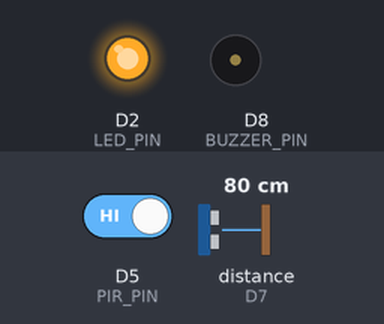
This sketch was run on a simulated ESP8266 (NodeMCU). Parts: output pins drawn as LEDs (lit = HIGH), buzzer (waves = sounding, pin HIGH). Wiring (inferred from the names in the program): ultrasonic range finder: trigger D6; echo D7. Inputs (shaded band) come from the test bench; at power-on: distance to the obstacle (sensor on D7) 80 cm, D5 (PIR_PIN) HIGH. The echo pulse lasts 58.3 µs per cm; WiFi joins after 1.5 s; servers stay silent unless stated; uploads are accepted with an empty reply; pins used as bus, display or sensor lines are not drawn; what the sketch prints to the serial monitor is not drawn.

Above: at 2.9 s.
3.0 s: distance to the obstacle (sensor on D7) set to 64 cm
5.7 s: distance to the obstacle (sensor on D7) set to 56 cm
At 7.6 s:
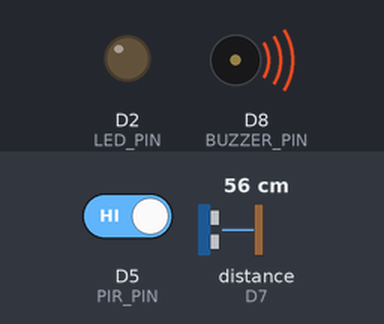
9.2 s: distance to the obstacle (sensor on D7) set to 120 cm
At 10.1 s:
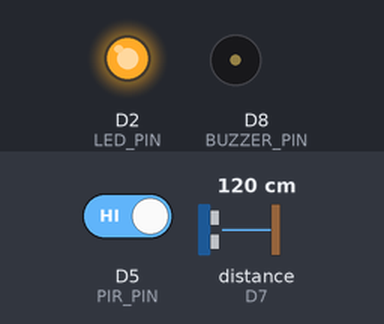
11.9 s: distance to the obstacle (sensor on D7) set to 2 cm
At 12.15 s:
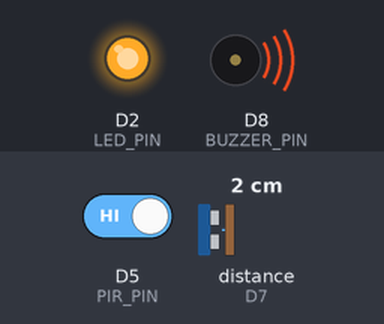
Timing chart, 0 to 16.4 s (numbered marks = the images above; inputs shaded):
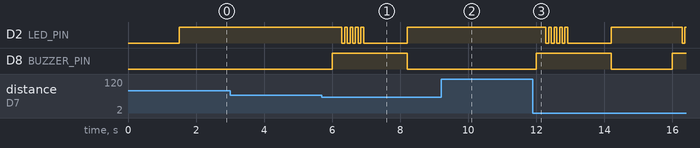

Measured:
- the behaviour switches between 61 and 60 cm on distance to the obstacle (sensor on D7) (found by bisection; images 0 and 1)
- after the input at 3.0 s, every drawn part: stays the same
- after the input at 5.7 s, D2 (LED_PIN): goes 4 × (LOW 0.08 s, HIGH 0.08 s), LOW 1.3 s, then HIGH, starting after 0.59 s; D8 (BUZZER_PIN): LOW → HIGH after 0.31 s, → LOW 2.2 s later
- after the input at 9.2 s, D2 (LED_PIN): stops changing and stays HIGH; D8 (BUZZER_PIN): stays LOW (without the input it goes to HIGH after 0.81 s)
- after the input at 11.9 s, D2 (LED_PIN): goes 4 × (LOW 0.08 s, HIGH 0.08 s), LOW 1.3 s, HIGH 2.1 s, LOW 0.08 s, then HIGH, starting after 0.38 s; D8 (BUZZER_PIN): LOW → HIGH after 0.10 s, → LOW 2.2 s later, → HIGH 1.8 s later

The sketch:

intrusense-firmware.ino
```cpp
/**
 * IntruSense Firmware
 * ESP8266 + PIR sensor + HC-SR04 ultrasonic module + buzzer + status LED
 *
 * LED behaviour:
 *   Solid ON   → Connected and idle
 *   Blinking   → Intrusion alert (unified with buzzer)
 *
 * Armed state:
 *   Polled from backend every SETTINGS_INTERVAL_MS.
 *   Local alert only fires when armed.
 *   Explicitly set to true when settings endpoint is unreachable (fail-safe).
 */

#include <ESP8266WiFi.h>
#include <ESP8266HTTPClient.h>
#include <WiFiClientSecure.h>
#include <ArduinoJson.h>
#include "config.h"

// ── Runtime state ─────────────────────────────────────────────────────────────
static bool          armed              = true;
static unsigned long lastReadingPollAt  = 0;
static unsigned long lastSettingsPollAt = 0;

static struct {
  bool          active      = false;
  unsigned long startedAt   = 0;
  unsigned long lastBlinkAt = 0;
  bool          ledState    = false;
  int           blinksLeft  = 0;
} alert;

// ── WiFi ──────────────────────────────────────────────────────────────────────
void connectWifi() {
  if (WiFi.status() == WL_CONNECTED) return;

  Serial.printf("\n[WiFi] Connecting to %s", WIFI_SSID);
  WiFi.begin(WIFI_SSID, WIFI_PASSWORD);

  for (int i = 0; i < WIFI_RETRY_LIMIT && WiFi.status() != WL_CONNECTED; i++) {
    delay(500);
    Serial.print(".");
  }

  bool connected = WiFi.status() == WL_CONNECTED;
  Serial.println(connected
    ? "\n[WiFi] Connected — IP: " + WiFi.localIP().toString()
    : "\n[WiFi] Failed. Will retry next cycle.");

  digitalWrite(LED_PIN, connected ? HIGH : LOW);
}

// ── Sensors ───────────────────────────────────────────────────────────────────
int readMotion() {
  return digitalRead(PIR_PIN);
}

float readDistanceCm() {
  digitalWrite(TRIG_PIN, LOW);
  delayMicroseconds(4);
  digitalWrite(TRIG_PIN, HIGH);
  delayMicroseconds(10);
  digitalWrite(TRIG_PIN, LOW);

  long duration = pulseIn(ECHO_PIN, HIGH, 30000); // 30 ms timeout
  return (duration == 0) ? 999.0f : (duration * 0.034f / 2.0f);
}

// ── Settings ──────────────────────────────────────────────────────────────────
void fetchSettings() {
  if (WiFi.status() != WL_CONNECTED) {
    armed = true;
    return;
  }

  WiFiClientSecure client;
  HTTPClient http;

  client.setInsecure();
  http.begin(client, SETTINGS_URL);
  http.addHeader("x-api-key", DEVICE_API_KEY);

  int statusCode = http.GET();

  if (statusCode == 200) {
    StaticJsonDocument<256> doc;
    DeserializationError err = deserializeJson(doc, http.getString());
    if (!err && doc["data"]["armed"].is<bool>()) {
      armed = doc["data"]["armed"].as<bool>();
      Serial.printf("[Settings] armed=%s\n", armed ? "true" : "false");
    } else {
      armed = true;
      Serial.println("[Settings] Parse error — defaulting to armed");
    }
  } else {
    armed = true;
    Serial.printf("[Settings] Unreachable (%d) — defaulting to armed\n", statusCode);
  }

  http.end();
}

// ── Alert (buzzer + LED blink, non-blocking) ──────────────────────────────────
void startAlert() {
  if (alert.active) return;

  digitalWrite(BUZZER_PIN, HIGH);

  alert.active      = true;
  alert.startedAt   = millis();
  alert.lastBlinkAt = millis();
  alert.ledState    = false;
  alert.blinksLeft  = BLINK_COUNT * 2; // each blink = 1 LOW + 1 HIGH transition
}

void updateAlert() {
  if (!alert.active) return;

  unsigned long now = millis();

  if (alert.blinksLeft > 0 && now - alert.lastBlinkAt >= BLINK_INTERVAL_MS) {
    alert.ledState = !alert.ledState;
    digitalWrite(LED_PIN, alert.ledState ? HIGH : LOW);
    alert.lastBlinkAt = now;
    alert.blinksLeft--;
  }

  if (now - alert.startedAt >= BUZZER_DURATION_MS) {
    digitalWrite(BUZZER_PIN, LOW);
    digitalWrite(LED_PIN, WiFi.status() == WL_CONNECTED ? HIGH : LOW);
    alert.active = false;
  }
}

// ── HTTP ──────────────────────────────────────────────────────────────────────
void postSensorData(int motion, float distanceCm) {
  if (WiFi.status() != WL_CONNECTED) return;

  WiFiClientSecure client;
  HTTPClient http;

  client.setInsecure();
  http.begin(client, READINGS_URL);
  http.addHeader("Content-Type", "application/json");
  http.addHeader("x-api-key", DEVICE_API_KEY);

  StaticJsonDocument<256> doc;
  doc["deviceId"]       = DEVICE_ID;
  doc["motionDetected"] = motion;
  doc["distanceCm"]     = distanceCm;

  String body;
  serializeJson(doc, body);

  int statusCode = http.POST(body);
  if (statusCode > 0) {
    Serial.printf("[HTTP] POST %d\n", statusCode);
  } else {
    Serial.printf("[HTTP] Error: %s\n", http.errorToString(statusCode).c_str());
  }

  http.end();
}

// ── Setup / Loop ──────────────────────────────────────────────────────────────
void setup() {
  Serial.begin(9600);

  pinMode(PIR_PIN,    INPUT);
  pinMode(TRIG_PIN,   OUTPUT);
  pinMode(ECHO_PIN,   INPUT);
  pinMode(BUZZER_PIN, OUTPUT);
  pinMode(LED_PIN,    OUTPUT);

  digitalWrite(BUZZER_PIN, LOW);
  digitalWrite(LED_PIN,    LOW);

  connectWifi();
  fetchSettings();
}

void loop() {
  updateAlert();

  unsigned long now = millis();

  if (now - lastSettingsPollAt >= SETTINGS_INTERVAL_MS) {
    lastSettingsPollAt = now;
    fetchSettings();
  }

  if (now - lastReadingPollAt >= READING_INTERVAL_MS) {
    lastReadingPollAt = now;

    connectWifi();

    int   motion     = readMotion();
    float distanceCm = readDistanceCm();

    Serial.printf("[Sensor] Motion=%d  Distance=%.1f cm  Armed=%s\n",
      motion, distanceCm, armed ? "true" : "false");

    bool isIntrusion = (motion == HIGH && distanceCm < DISTANCE_THRESHOLD);
    if (armed && isIntrusion) startAlert();

    postSensorData(motion, distanceCm);
  }
}
```

config.h
```cpp
#ifndef CONFIG_H
#define CONFIG_H

#define WIFI_SSID       "Wirespot"
#define WIFI_PASSWORD   "W12345678T"

#define READINGS_URL    "https://intrusense-be.onrender.com/api/readings"
#define SETTINGS_URL    "https://intrusense-be.onrender.com/api/settings/firmware"
#define DEVICE_ID       "node-01"
#define DEVICE_API_KEY  "is_1c4f7a2e9d6b3f8c0a5e2d7b4f1c8a3e"

#define PIR_PIN         D5   // GPIO14
#define TRIG_PIN        D6   // GPIO12
#define ECHO_PIN        D7   // GPIO13
#define BUZZER_PIN      D8   // GPIO15
#define LED_PIN         D2   // GPIO4

#define READING_INTERVAL_MS   2000UL    // sensor read + POST cadence
#define SETTINGS_INTERVAL_MS  15000UL  // how often to re-fetch armed state
#define BUZZER_DURATION_MS    2000UL
#define DISTANCE_THRESHOLD    60.0f   // cm — below this + PIR = intrusion
#define BLINK_COUNT           5
#define BLINK_INTERVAL_MS     80UL
#define WIFI_RETRY_LIMIT      20

#endif // CONFIG_H
```
